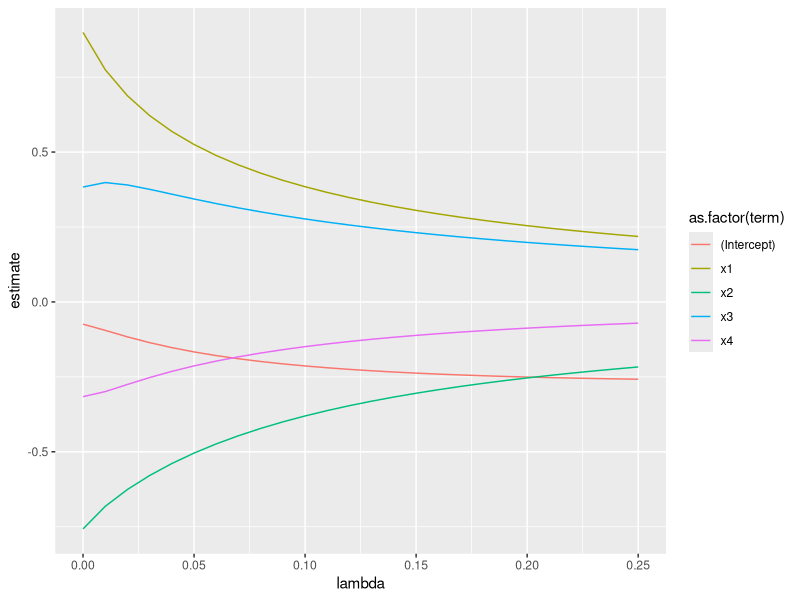
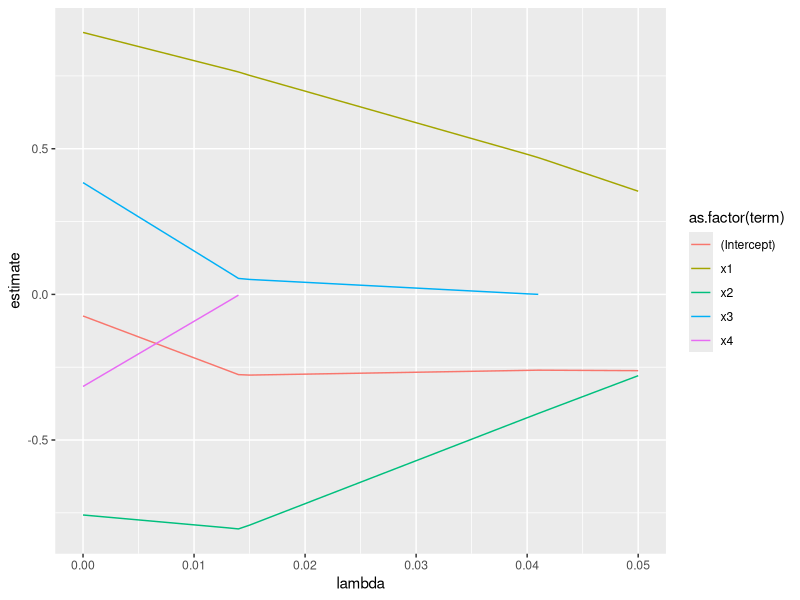
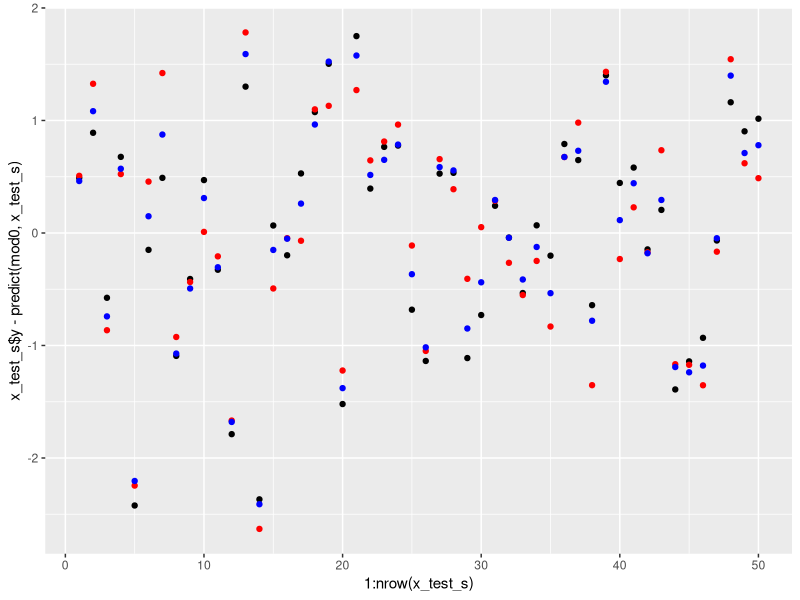

Recreate these plots in R, in order.
library(glmnet)
library(broom)
library(ggplot2)

toy_data <- function(N, seed)
{
  set.seed(seed)
  x <- data.frame(x1 = rep(0, N))
  x$x1 <- runif(n = N)
  x$x2 <- runif(n = N)
  x$x3 <- x$x1 + runif(n = N)
  x$x4 <- x$x2 + x$x3 + runif(n = N)
  epsilon <- rnorm(n = N)
  y <- x$x1 - x$x2 + epsilon
  x$y <- y
  return(x)
}


# Simulate data
x_s <- toy_data(50, 123)

############  Linear regression  ###############
mod0 <- lm(y ~ . - 1, data = x_s)

# All predictors appear insignificant here
summary(mod0)

# QQ plot isn't great:
#plot(mod0)

############  Ridge regression  ###############

x <- model.matrix(x_s$y ~ ., x_s)[,-1]

ridge.mod <-
  glmnet(
    x,
    x_s$y,
    alpha = 0,
    lambda = seq(0, 0.25, 0.01),
    standardize = F
  )

# The largest coefficients are x1 and x2, but this doesn't help completely with the
# problem of variable selection - x3's coefficient isn't close enough to zero to ignore
tidied_cv <- tidy(ridge.mod)
ggplot() + geom_line(data = tidied_cv, aes(x = lambda, y = estimate, color = as.factor(term)))


############  Lasso regression  ###############
lasso.mod <-
  glmnet(
    x,
    x_s$y,
    alpha = 1,
    lambda = seq(0, 0.05, 0.001),
    standardize = F
  )

# very helpful with variable selection here - correctly identifies
# that x3 and x4 are not as useful features
tidied_cv <- tidy(lasso.mod)
ggplot() + geom_line(data = tidied_cv, aes(x = lambda, y = estimate, color = as.factor(term)))


############  Prediction  ###############

# Linear model is better on our training data
print(paste("MSE on linear model is:", mean(mod0$residuals ^ 2)))

# Now get optimal lambda using cross-validation
ridge.mod.cv <-
  cv.glmnet(x,
            x_s$y,
            alpha = 0,
            standardize = F)

lasso.mod.cv <-
  cv.glmnet(x,
            x_s$y,
            alpha = 1,
            standardize = F)

print(
  paste(
    "Lambda value for ridge regression that gives the best cross-validation error is:",
    ridge.mod.cv$lambda.min,
    "and gives MSE",
    min(ridge.mod.cv$cvm)
  )
)

print(
  paste(
    "Lambda value for lasso regression that gives the best cross-validation error is:",
    lasso.mod.cv$lambda.min,
    "and gives MSE",
    min(lasso.mod.cv$cvm)
  )
)

# Final models using optimised lambda
ridge.final <-
  glmnet(
    x,
    x_s$y,
    alpha = 0,
    lambda = min(ridge.mod.cv$lambda.min),
    standardize = T
  )

lasso.final <-
  glmnet(
    x,
    x_s$y,
    alpha = 1,
    lambda = min(lasso.mod.cv$lambda.min),
    standardize = T
  )

x_test_s <- toy_data(50, 234)
x_test_matrix <- model.matrix(x_test_s$y ~ ., x_test_s)[,-1]

mod0_mse <- mean((x_test_s$y - predict(mod0, x_test_s)) ^ 2)
ridge_mse <-
  mean((x_test_s$y - predict(ridge.final, x_test_matrix)) ^ 2)
lasso_mse <-
  mean((x_test_s$y - predict(lasso.final, x_test_matrix)) ^ 2)


print(paste("Linear model gives MSE:", mod0_mse))
print(paste("Ridge model gives MSE:", ridge_mse))
print(paste("Lasso model gives MSE:", lasso_mse))

# Ridge has the coeffs closer to +1 for x1 and -1 for x2, but doesn't set x3 and x4 close enough to zero
# Lasso knocks out the correlated and independent params, leaving just x1 and x2, relatively close to the
# expected coefficient values.
print(ridge.final$beta)
print(lasso.final$beta)

ggplot() + geom_point(aes(x = 1:nrow(x_test_s), y = x_test_s$y - predict(mod0, x_test_s))) + 
  geom_point(aes(x = 1:nrow(x_test_s), y = x_test_s$y - predict(ridge.final, x_test_matrix)), color = "red") + 
  geom_point(aes(x = 1:nrow(x_test_s), y = x_test_s$y - predict(lasso.final, x_test_matrix)), color = "blue")

# Overall, in this example, it looks like the gains are mainly on paramter selection and inference, rather than pure prediction.
# The MSE of the linear model isn't worse in all cases (changing the train sample size can have an effect) - large sample size
# recovers the expected coefficients, but the linear model as lower MSE.
